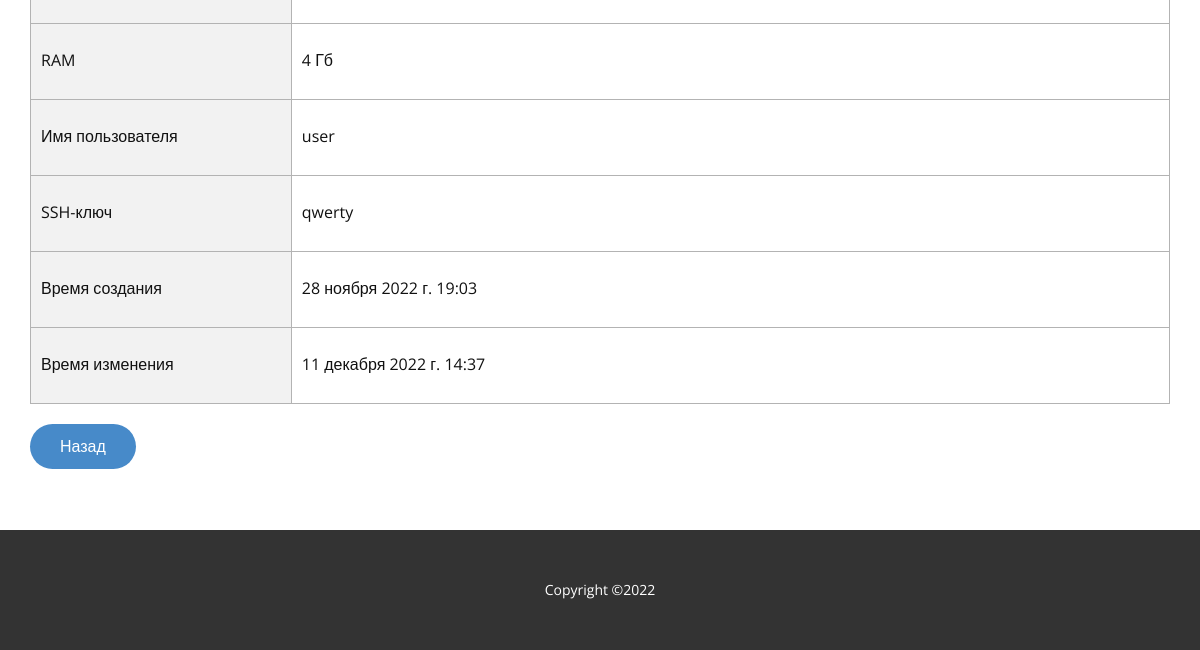
Page /vm/vm-1 (lower part) on the earlier database version.
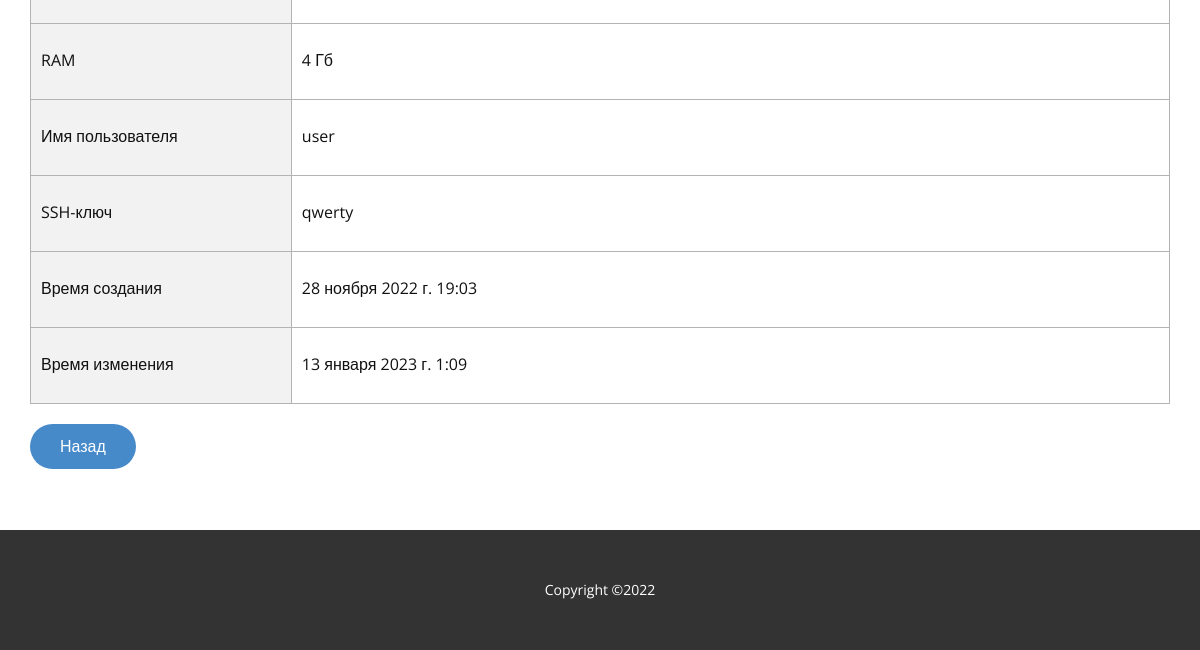
Same page on the later database version.
### MySite/models.py (models this page shows, shortened)
class VirtualMachine(models.Model):
    name = models.CharField(max_length=40, unique=True, verbose_name='Название')
    description = models.TextField(verbose_name='Описание')
    ZONE = [
        ('ru-central1-a', 'ru-central-a'),
        ('ru-central1-b', 'ru-central-b'),
        ('ru-central1-c', 'ru-central-c'),
    ]
    zone = models.CharField(choices=ZONE, max_length=13, default='ru-central1-a', verbose_name='Зона доступности')
    IMAGE_ID = [
        ('fd8bh0c781u19q50m4kj', 'Ubuntu-22.04'),
        ('fd8e65d4chiel4ussa9o', 'Debian-11'),
        ('fd84go2nk3voj0gg7tpn', 'openSUSE-Leap-15.3'),
        ('fd8bv62nmsjf6hmjrh96', 'AlmaLinux-8'),
        ('fd8nce10ece89ufqkk9t', 'Astra-Linux-Common-Edition-2.12'),
        ('fd8i8fljrbbcclckhlm9', 'ALT-Linux-10'),
        ('fd8jvcoeij6u9se84dt5', 'CentOS-7'),
        ('fd8phu675e6sgsa68pvj', 'Fedora-35'),
        ('fd865udut6b1gvgh5igh', 'Fedora-CoreOS-35'),
        ('fd8mnkj7vk131q9ll4p5', 'CentOS-Stream-8'),
        ('fd8q0kjl4l1iovds9f29', 'REDOS-7.3'),
    ]
    image_id = models.CharField(choices=IMAGE_ID, max_length=20, default='fd8phu675e6sgsa68pvj',
                                verbose_name='Операционная система')
    BOOT_DISK_TYPE = [
        ('network-hdd', 'HDD'),
        ('network-ssd', 'SSD'),
        ('network-ssd-nonreplicated', 'NR-SSD'),
    ]
    boot_disk_type = models.CharField(max_length=25, choices=BOOT_DISK_TYPE, default='network-hdd',
                                      verbose_name='Тип диска')
    boot_disk_size = models.PositiveSmallIntegerField(verbose_name='Размер диска', default=15)
    cores = models.PositiveSmallIntegerField(verbose_name='vCPU', default=2)
    CORE_FRACTION = [
        (5, '5%'),
        (20, '20%'),
        (100, '100%'),
    ]
    core_fraction = models.PositiveSmallIntegerField(choices=CORE_FRACTION, verbose_name='Гарантированная доля vCPU',
                                                     default=20)
    memory = models.PositiveSmallIntegerField(verbose_name='RAM', default=2)
    username = models.CharField(max_length=20, verbose_name='Имя пользователя', default='user')
    ssh_key = models.CharField(max_length=500, verbose_name='SSH-ключ')
    time_create = models.DateTimeField(auto_now_add=True, verbose_name='Время создания')
    time_update = models.DateTimeField(auto_now=True, verbose_name='Время изменения')
    running = models.BooleanField(verbose_name='Активна', default=False)
    FIELDS = {
        "Название": name,
        "Описание": description,
        "Зона доступности": zone,
        "Операционная система": image_id,
        "Тип диска": boot_disk_type,
        "Размер диска": boot_disk_size,
        "vCPU": cores,
        "Гарантированная доля vCPU": core_fraction,
        "RAM": memory,
        "Имя пользователя": username,
        "SSH-ключ": ssh_key,
        "Время создания": time_create,
        "Время изменения": time_update,
        "Активна": running,
    }
    class Meta:
        verbose_name = 'Виртуальные машины'
        verbose_name_plural = 'Виртуальные машины'
        ordering = ['time_create']

### MySite/views.py (the view)
# urls.py: path('vm/<str:vm_name>', views.vm_view, name='vm'),
def vm_view(request, vm_name):
    context = {'title': f'Шаблон \"{vm_name}\"', 'cssFile': 'css/Список-машин.css',
               'vm': VirtualMachine.objects.get(name=vm_name)}
    return render(
        request,
        'Шаблон-виртуальной-машины.html',
        context=context,
    )

### MySite/templates/Шаблон-виртуальной-машины.html (shortened to what this page needs)
{% extends 'base.html' %}
{% block content %}
    {% load static %}
    <section class="u-align-center u-clearfix u-section-2" id="sec-5c99">
        <div class="u-clearfix u-sheet u-sheet-1">
            <div class="u-expanded-width u-table u-table-responsive u-table-1">
                <table class="u-table-entity u-table-entity-1">
                    <colgroup>
                        <col width="22.9%">
                        <col width="77.1%">
                    </colgroup>
                    <tbody class="u-table-body">
                    <tr style="height: 76px;">
                        <td class="u-border-1 u-border-grey-30 u-first-column u-grey-5 u-table-cell">
                        </td>
                        <td class="u-border-1 u-border-grey-30 u-table-cell">
                        </td>
                    </tr>
                    <tr style="height: 76px;">
                        <td class="u-border-1 u-border-grey-30 u-first-column u-grey-5 u-table-cell">
                            {{ "RAM" }}
                        </td>
                        <td class="u-border-1 u-border-grey-30 u-table-cell">
                            {{ vm.memory }} Гб
                        </td>
                    </tr>
                    <tr style="height: 76px;">
                        <td class="u-border-1 u-border-grey-30 u-first-column u-grey-5 u-table-cell">
                            {{ "Имя пользователя" }}
                        </td>
                        <td class="u-border-1 u-border-grey-30 u-table-cell">
                            {{ vm.username }}
                        </td>
                    </tr>
                    <tr style="height: 76px;">
                        <td class="u-border-1 u-border-grey-30 u-first-column u-grey-5 u-table-cell">
                            {{ "SSH-ключ" }}
                        </td>
                        <td class="u-border-1 u-border-grey-30 u-table-cell">
                            {{ vm.ssh_key }}
                        </td>
                    </tr>
                    <tr style="height: 76px;">
                        <td class="u-border-1 u-border-grey-30 u-first-column u-grey-5 u-table-cell">
                            {{ "Время создания" }}
                        </td>
                        <td class="u-border-1 u-border-grey-30 u-table-cell">
                            {{ vm.time_create }}
                        </td>
                    </tr>
                    <tr style="height: 76px;">
                        <td class="u-border-1 u-border-grey-30 u-first-column u-grey-5 u-table-cell">
                            {{ "Время изменения" }}
                        </td>
                        <td class="u-border-1 u-border-grey-30 u-table-cell">
                            {{ vm.time_update }}
                        </td>
                    </tr>
                    </tbody>
                </table>
                <a href="{% url 'vmList' %}"
                   class="u-btn u-btn-round u-button-style u-hover-palette-1-dark-1 u-palette-1-base u-radius-50 u-btn-1">
                    Назад
                </a>
            </div>
        </div>
    </section>
{% endblock %}

### MySite/templates/base.html (shortened to what this page needs)
<!DOCTYPE html>
<html style="font-size: 16px;" lang="ru">
<head>
    {% load static %}
    <link rel="stylesheet" href="{% static 'css/nicepage.css' %}" media="screen">
    <link rel="stylesheet" href="{% static cssFile %}" media="screen">
</head>
<body class="u-body u-stick-footer u-xl-mode" data-lang="ru">
{% block content %}
{% endblock %}
<footer class="u-align-center u-clearfix u-footer u-grey-80 u-footer" id="sec-d16a">
    <div class="u-clearfix u-sheet u-sheet-1">
        <p class="u-small-text u-text u-text-variant u-text-1" data-lang-en="Copyright ©2022"> Copyright ©2022 </p>
    </div>
</footer>
</body>
</html>

### MySite/static/css/Список-машин.css (style rules this page uses)
.u-section-2 .u-sheet-1 { min-height: 525px; }
.u-section-2 .u-table-1 { margin: 51px 0 60px; }
.u-section-2 .u-table-entity-1 { min-height: 100px; }

Differences in the rows shown:
changed VirtualMachine "user": time_update "11 декабря 2022 г. 14:37" → "13 января 2023 г. 1:09"
